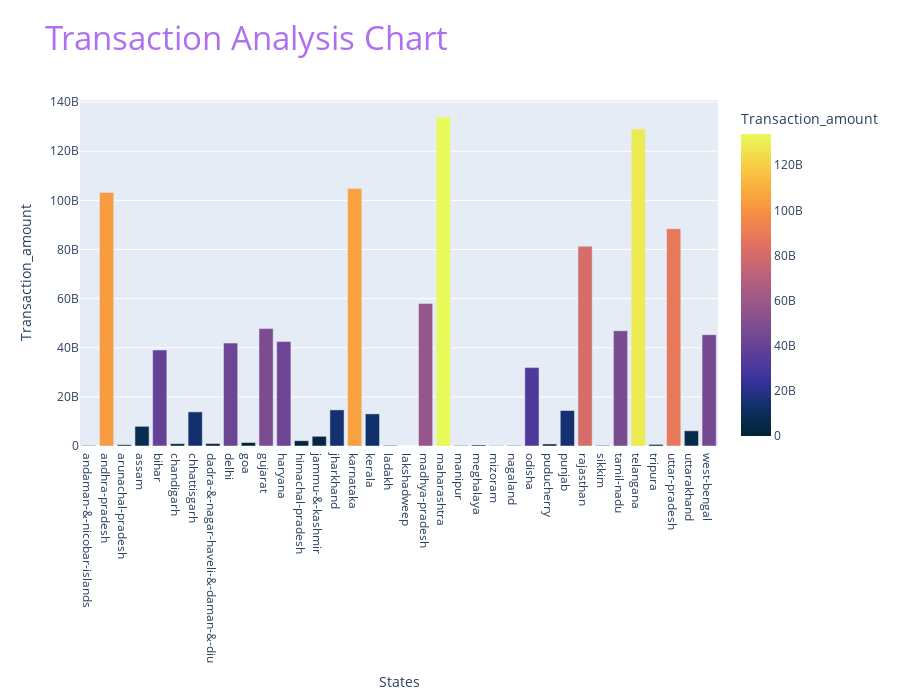

Notebook code for this chart:
### Code cell
#All India Transaction Analysis Bar chart #
df_tr_tab_qry_rslt1['States'] = df_tr_tab_qry_rslt1['States'].astype(str)
df_tr_tab_qry_rslt1['Transaction_amount'] = df_tr_tab_qry_rslt1['Transaction_amount'].astype(float)
df_tr_tab_qry_rslt1_fig = px.bar(df_tr_tab_qry_rslt1, x='States', y='Transaction_amount',
                                    color='Transaction_amount', color_continuous_scale='thermal',
                                    title='Transaction Analysis Chart', height=700, )
df_tr_tab_qry_rslt1_fig.update_layout(title_font=dict(size=33), title_font_color='#AD71EF')

### Figure 1 — Plotly figure (JSON) as saved in the notebook; plotly's stock layout.template omitted (floating-point values rounded to 4 significant figures)
{"data": [{"alignmentgroup": "True", "hovertemplate": "States=%{x}<br>Transaction_amount=%{marker.color}<extra></extra>", "legendgroup": "", "marker": {"color": [185028000, 103187000000, 515181000, 8011080000, 39095000000, 944249000, 13898300000, 991997000, 41889400000, 1413110000, 47786900000, 42514300000, 2143950000, 3954470000, 14700200000, 104794000000, 13074000000, 236149000, 5537220, 58049600000, 133822000000, 209607000, 412032000, 110530000, 210016000, 31909500000, 820859000, 14445500000, 81348200000, 235242000, 46923300000, 129037000000, 638954000, 88481800000, 6186780000, 45319400000], "coloraxis": "coloraxis", "pattern": {"shape": ""}}, "name": "", "offsetgroup": "", "orientation": "v", "showlegend": false, "textposition": "auto", "type": "bar", "x": ["andaman-&-nicobar-islands", "andhra-pradesh", "arunachal-pradesh", "assam", "bihar", "chandigarh", "chhattisgarh", "dadra-&-nagar-haveli-&-daman-&-diu", "delhi", "goa", "gujarat", "haryana", "himachal-pradesh", "jammu-&-kashmir", "jharkhand", "karnataka", "kerala", "ladakh", "lakshadweep", "madhya-pradesh", "maharashtra", "manipur", "meghalaya", "mizoram", "nagaland", "odisha", "puducherry", "punjab", "rajasthan", "sikkim", "tamil-nadu", "telangana", "tripura", "uttar-pradesh", "uttarakhand", "west-bengal"], "xaxis": "x", "y": [185028000, 103187000000, 515181000, 8011080000, 39095000000, 944249000, 13898300000, 991997000, 41889400000, 1413110000, 47786900000, 42514300000, 2143950000, 3954470000, 14700200000, 104794000000, 13074000000, 236149000, 5537220, 58049600000, 133822000000, 209607000, 412032000, 110530000, 210016000, 31909500000, 820859000, 14445500000, 81348200000, 235242000, 46923300000, 129037000000, 638954000, 88481800000, 6186780000, 45319400000], "yaxis": "y"}], "layout": {"barmode": "relative", "coloraxis": {"colorbar": {"title": {"text": "Transaction_amount"}}, "colorscale": [[0, "rgb(3, 35, 51)"], [0.09091, "rgb(13, 48, 100)"], [0.1818, "rgb(53, 50, 155)"], [0.2727, "rgb(93, 62, 153)"], [0.3636, "rgb(126, 77, 143)"], [0.4545, "rgb(158, 89, 135)"], [0.5455, "rgb(193, 100, 121)"], [0.6364, "rgb(225, 113, 97)"], [0.7273, "rgb(246, 139, 69)"], [0.8182, "rgb(251, 173, 60)"], [0.9091, "rgb(246, 211, 70)"], [1, "rgb(231, 250, 90)"]]}, "height": 700, "legend": {"tracegroupgap": 0}, "title": {"font": {"color": "#AD71EF", "size": 33}, "text": "Transaction Analysis Chart"}, "xaxis": {"anchor": "y", "domain": [0, 1], "title": {"text": "States"}}, "yaxis": {"anchor": "x", "domain": [0, 1], "title": {"text": "Transaction_amount"}}}}
